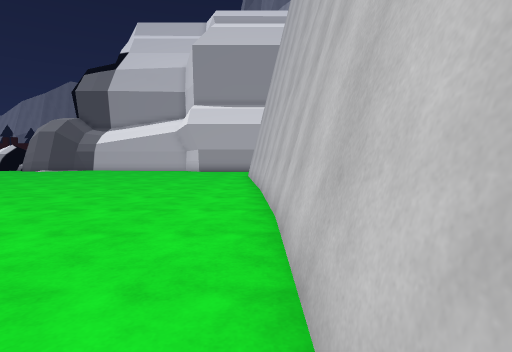
view 1 (above)

14 first-person views from a walk through a scene from a Unity 3-D project. The camera is 1.2 m above the floor, tilts 4° down and sees 80° across. The floor is counted in squares, 1 m on a side. Each view is taken from the middle of a square. On the plan, view 1 faces up. The plan holds only what a view shows up to about 13 squares ahead; the rest is blank. The place goes on beyond the plan. The player character is not drawn. Some animated figures are not drawn.

view 2
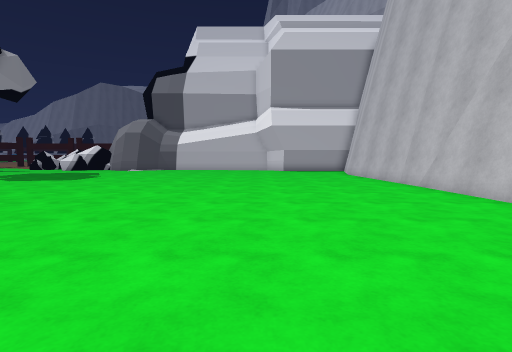

view 3
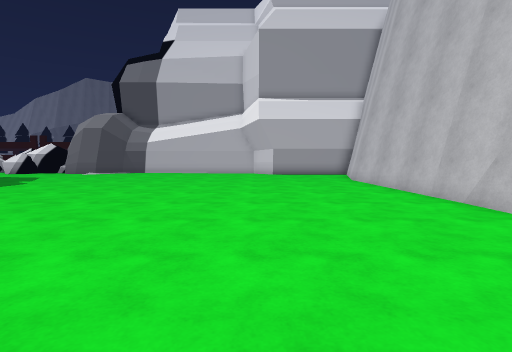

view 4
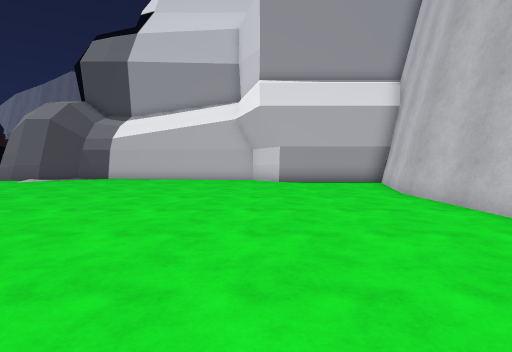

view 5
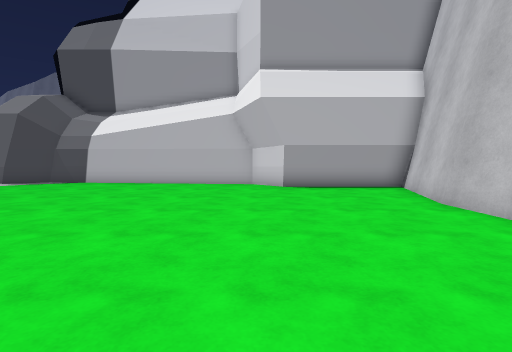

view 6
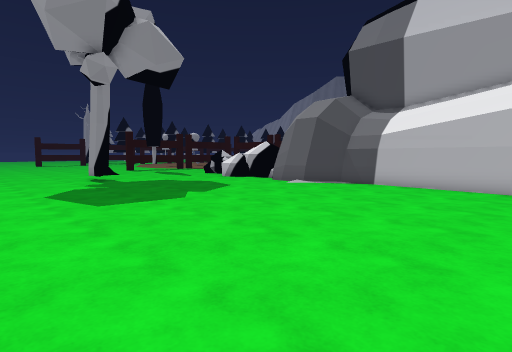

view 7
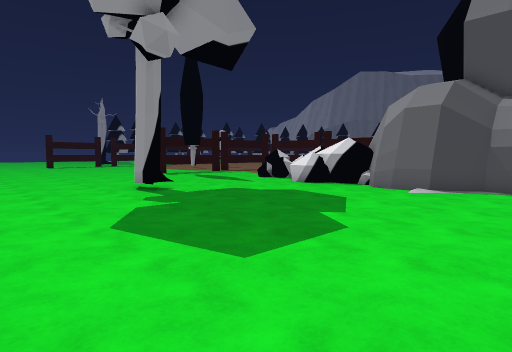

view 8
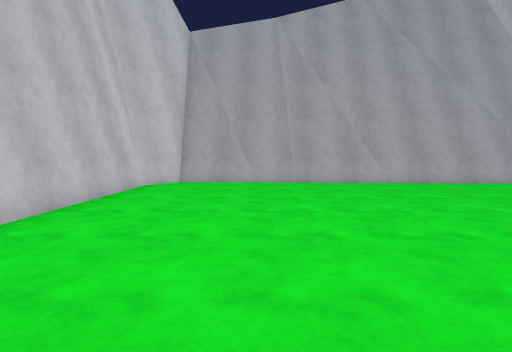

view 9
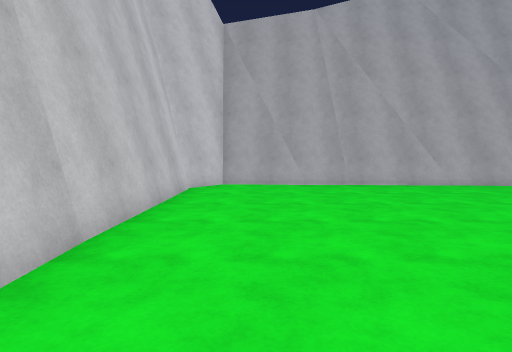

view 10
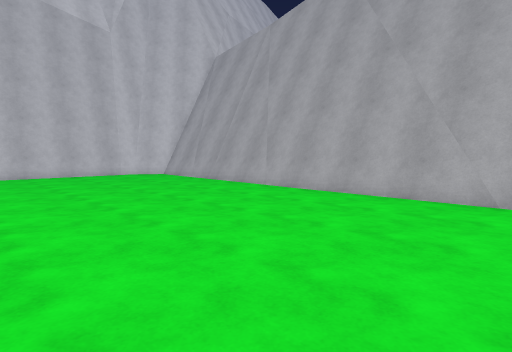

view 11
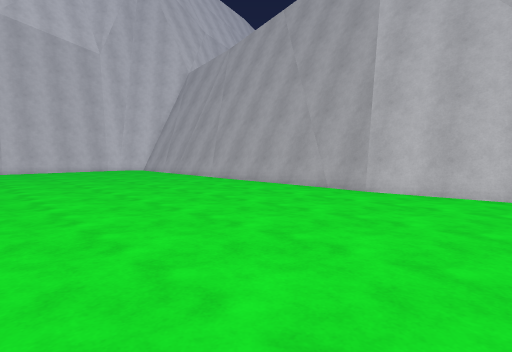

view 12
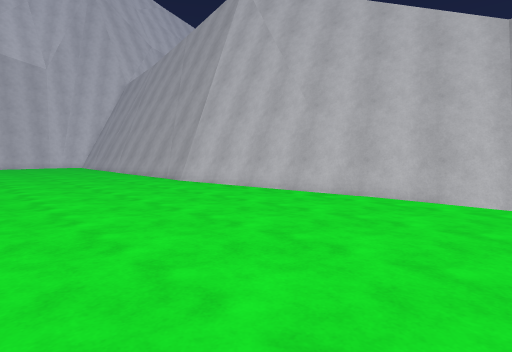

view 13
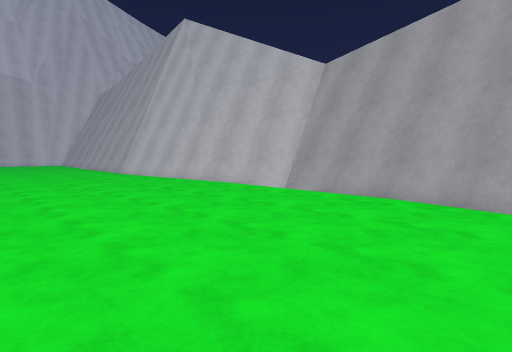

view 14
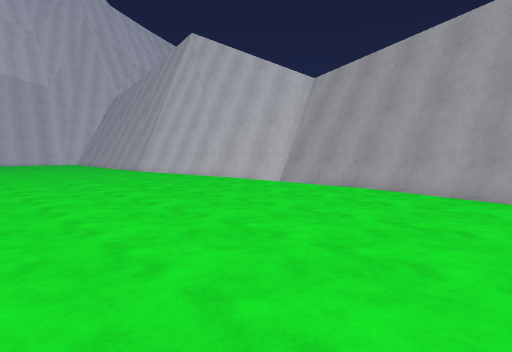

### Floor plan
Points are (right, up) in squares from view 1. A wall is a line through its corners. A room is listed if a view was taken in it or the views show most of it. See-through windows are left out.
Room 1 (views 1, 2, 3, 4, 5, 6, 7, 8, 9, 10, 11, 12, 13, 14)
walls: (-16.8, 22.1) (-17.7, 23.4); (-16.1, 22.2) (-17, 22.4); (-16.3, 22.7) (-17.1, 22.9) (-17.7, 23.8); (-18.5, -2) (-0.6, -2.4); (-18.3, -2.2) (-9.5, -2.4); (-25.9, -2.8) (-18.2, -2); (-18.3, -2.4) (-8.8, -2.6); (-25.5, -3) (-18.2, -2.2); (-12.3, 23.4) (-13.5, 23.3) (-15, 22.4) (-16.2, 22.4) (-17, 22.6); (-12.2, 23.4) (-12.8, 23.4); (-11.2, -2.3) (-0.6, -2.9) (0.8, -1.1); (-7, 22.9) (-12.4, 23.4); (-9.3, -2.4) (-0.7, -2.5); (-5.2, 22.5) (-12.3, 23.2) (-13.6, 23) (-15, 22.1) (-16.7, 22.1); (-4.1, 21.3) (-5.2, 22.7) (-6.8, 22.9); (-3.9, 21.3) (-5.1, 22.5); (-39.2, -2.1) (-29.9, -4.1) (-25.8, -2.8); (-39.1, -2.3) (-30.1, -4.3) (-25.5, -2.8); (-39.2, -2.6) (-30.2, -4.5) (-25.4, -3); (0.5, 9.7) (-0.2, 17.4) (0.7, 21.3); (0.4, 21.1) (-3.8, 21.1); (0.8, -0.2) (0.8, 5.9); (0.6, -1.2) (0.6, 10.3); (1.2, -1.3) (1.1, -0.1)
low walls: (-16.2, 22.1) (-16.8, 22.1); (-15.4, 22) (-16.3, 21.9) (-16.7, 22); (-18.6, -1.8) (-11.1, -1.9); (-26.5, -2.4) (-18.5, -1.6); (-26.5, -2.7) (-18.4, -1.9); (-31.1, -3.4) (-30.1, -3.6) (-26.5, -2.5); (-9.7, -2) (-0.7, -2.1); (-4.3, 21.7) (-5.2, 22.5); (-39.2, -1.6) (-31.5, -3.3); (-39.3, -1.9) (-30.1, -3.9) (-26, -2.6); (0.6, 5.8) (-0.4, 17.5) (0.5, 21.3) (-3.9, 21.3); (-0.7, -2.5) (0.1, -1.5); (-0.5, -2.5) (0.6, -1.2)
objects: tree (-23, 16) to (-22, 16)

Where each view was taken, in squares from view 1:
view 1: 0 up, 0 right, facing up
view 2: 1 down, 6 left, facing up
view 3: 3 up, 5 left, facing up
view 4: 8 up, 5 left, facing up
view 5: 10 up, 5 left, facing up
view 6: 11 up, 7 left, facing up-left
view 7: 11 up, 12 left, facing up-left
view 8: 11 up, 4 left, facing down
view 9: 10 up, 2 left, facing down
view 10: 7 up, 18 left, facing down-right
view 11: 8 up, 23 left, facing down-right
view 12: 6 up, 31 left, facing down-right
view 13: 6 up, 38 left, facing down-right
view 14: 8 up, 40 left, facing down-right
